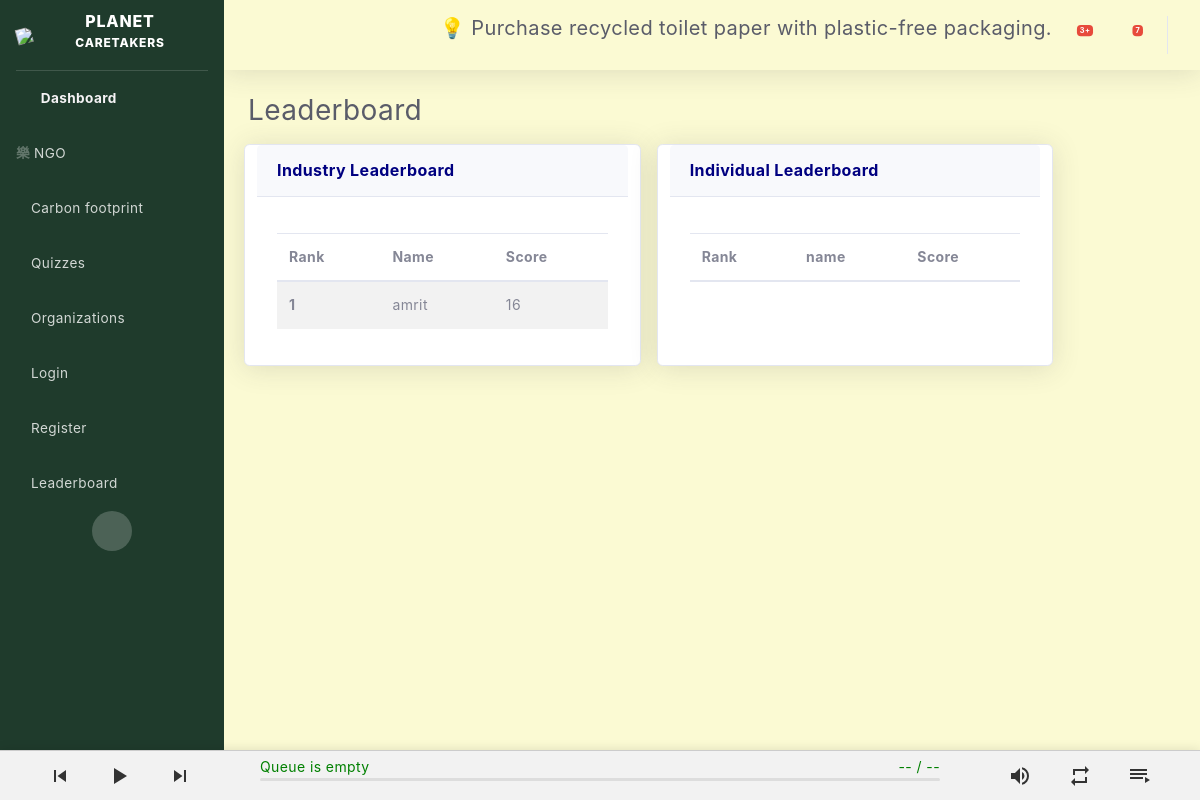
/leaderboard, run on an earlier commit of the app's database.
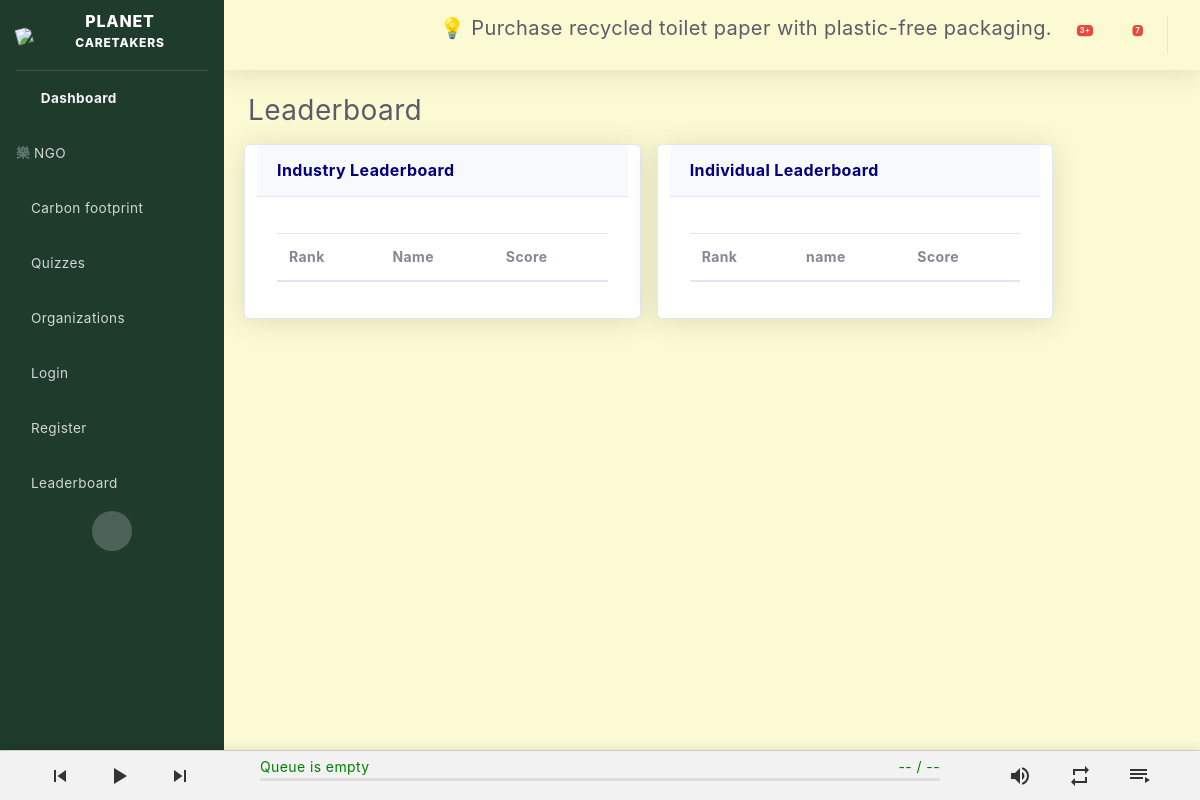
And on a later commit of the database.
### leaderboard/models.py (models this page shows)
class Indus_lb(models.Model):
    user                = models.OneToOneField(User, on_delete=models.CASCADE)
    score               = models.IntegerField()
    class Meta:
        ordering = ['-score']

### leaderboard/views.py (the view)
# urls.py: path('leaderboard',views.lb,name = "leader_board"),
def lb(request):
    indus  = Indus_lb.objects.all()
    indv   = Indv_lb.objects.all()
    context = {
        'indus':indus,
        "indv" :indv
    }
    return render(request,'leaderboard.html',context)

### main/templates/leaderboard.html (shortened to what this page needs)
{% extends 'base.html' %}
{% block content %}
        <div class="container-fluid">
          <h1 class="h3 mb-2 text-gray-800">Leaderboard</h1>
          <div class="row">
            <div class="col-5 m-2 card shadow mb-4">
              <div class="card-header py-3">
                <h6 class="m-0 font-weight-bold text-primary">Industry Leaderboard</h6>
              </div>
              <div class="card-body">
                <div class="table-responsive">
                  <table class="table table-striped" id="dataTable" width="100%" cellspacing="0">
                    <table class="table table-striped">
                      <thead>
                        <tr>
                          <th scope="col">Rank</th>
                          <th scope="col"> Name</th>
                          <th scope="col">Score </th>
                        </tr>
                      </thead>
                      <tbody>
                        {% for i in indus %}
                        <tr>
                          <th scope="row">{{ forloop.counter }}</th>
                          <td>{{ i.user }}</td>
                          <td>{{ i.score }}</td>
                        </tr>
                       {% endfor %}
                      </tbody>
                    </table>
                </div>
              </div>
            </div>
            <div class="col-5 m-2 card shadow mb-4">
              <div class="card-header py-3">
                <h6 class="m-0 font-weight-bold text-primary">Individual Leaderboard</h6>
              </div>
              <div class="card-body">
                <div class="table-responsive">
                  <table class="table table-striped" id="dataTable" width="100%" cellspacing="0">
                    <table class="table table-striped">
                      <thead>
                        <tr>
                          <th scope="col">Rank</th>
                          <th scope="col">name</th>
                          <th scope="col">Score</th>
                        </tr>
                      </thead>
                    </table>
                </div>
              </div>
            </div>
          </div>
      </div>
{% endblock content%}

### main/templates/base.html (shortened to what this page needs)
{% load static %}
<!DOCTYPE html>
<html lang="en">
<head>
  <link href="{% static 'vendor/fontawesome-free/css/all.min.css' %}" rel="stylesheet" type="text/css">
  <link href="{% static 'css/sb-admin-2.css' %}" rel="stylesheet">
  <link href="{% static 'css/temp.css' %}" rel="stylesheet">
  <link href="{% static 'css/podcast.min.css' %}" rel="stylesheet">
</head>
<body onload="tipFunction()" id="page-top">
  <div id="wrapper">
    <ul class="navbar-nav bg-gradient-primary sidebar sidebar-dark accordion" id="accordionSidebar">
      <a class="sidebar-brand d-flex align-items-center justify-content-center" href="{% url 'home' %}">
        <div class="sidebar-brand-icon rotate-n-15">
          <img src="{% static 'images/logo.png' %}"/>
        </div>
        <div class="sidebar-brand-text mx-3">Planet <sup>Caretakers</sup></div>
      </a>
      <hr class="sidebar-divider my-0">
      <li class="nav-item active">
        <a class="nav-link" href="{% url 'home' %}">
          <i class="fas fa-fw fa-tachometer-alt"></i>
          <span>Dashboard</span></a>
        </li>
        <li class="nav-item">
          <a class="nav-link" href="{% url 'ngos' %}">
            <i class="fas fa-hand-holding-medical"></i><span>NGO</span></a>
        </li>
        <li class="nav-item">
          <a class="nav-link" href="{% url 'carbon_footprint' %}">
            <i class="fas fa-shoe-prints"></i><span>Carbon footprint</span></a>
        </li>
      <li class="nav-item">
        <a class="nav-link" href="{% url 'quiz' %}">
        <i class="fas fa-book-reader"></i><span>Quizzes</span></a>
      </li>
      <li class="nav-item">
          <a class="nav-link" href="{% url 'orgs' %}">
            <i class="fas fa-industry"></i><span>Organizations</span></a>
      </li>
      {% if user.is_authenticated %}
      <li class="nav-item">
        <a class="nav-link" href="{% url 'Blogs:blog' %} ">
          <i class="fab fa-canadian-maple-leaf"></i><span>Nature Book</span></a>
      </li>
      <li class="nav-item">
        <a class="nav-link" href="{% url 'Blogs:create_post' %} "> <i class="fas fa-fw fa-chart-area"></i>
          <span>Add a Post</span></a>
         </i>
      </li>
      <li class="nav-item">
        <a class="nav-link" href="{% url 'logout' %} "> <i class="fas fa-fw fa-chart-area"></i>
          <span>logout</span></a>
         </i>
      </li>
      {% else %}
      <li class="nav-item">
        <a class="nav-link" href="{% url 'login' %}"><i class="fas fa-sign-in-alt"></i><span>Login</span></a>
      </li>
      <li class="nav-item">
        <a class="nav-link" href="{% url 'register' %}"><i class="fas fa-user-plus"></i><span>Register</span></a>
    </li>
   {% endif %}
      <li class="nav-item">
        <a class="nav-link" href="{% url 'leader_board' %}"><i class="fab fa-sketch"></i><span>Leaderboard</span></a>
      </li>
      <div class="text-center d-none d-md-inline">
        <button class="rounded-circle border-0" id="sidebarToggle"></button>
      </div>
    </ul>
    <div id="content-wrapper" class="d-flex flex-column">
      <div id="content">
        <nav class="navbar navbar-expand navbar-light bg-white topbar mb-4 static-top shadow">
          <ul class="navbar-nav ml-auto">
            <h5 class="h5 mt-3 mb-0 text-gray-800" id="tip">💡   </h5>
            <li class="nav-item dropdown no-arrow mx-1">
              <a class="nav-link dropdown-toggle" href="#" id="alertsDropdown" role="button" data-toggle="dropdown" aria-haspopup="true" aria-expanded="false">
                <i class="fas fa-bell fa-fw"></i>
                <span class="badge badge-danger badge-counter">3+</span>
              </a>
            </li>
            <li class="nav-item dropdown no-arrow mx-1">
              <a class="nav-link dropdown-toggle" href="#" id="messagesDropdown" role="button" data-toggle="dropdown" aria-haspopup="true" aria-expanded="false">
                <i class="fas fa-envelope fa-fw"></i>
                <span class="badge badge-danger badge-counter">7</span>
              </a>
            </li>
          </ul>
        </nav>
      {% block content %}{% endblock %}
      <footer class="sticky-footer bg-white">
        <div class="ap" id="ap">
          <div class="ap__inner">
              <div class="ap__item ap__item--playback">
                <button class="ap__controls ap__controls--prev">
                  <svg version="1.1" xmlns="http://www.w3.org/2000/svg" xmlns:xlink="http://www.w3.org/1999/xlink" fill="#333" width="24" height="24" viewBox="0 0 24 24">
                    <path d="M9.516 12l8.484-6v12zM6 6h2.016v12h-2.016v-12z"></path>
                  </svg>
                </button>
                <button class="ap__controls ap__controls--toggle">
                </button>
                <button class="ap__controls ap__controls--next">
                  <svg version="1.1" xmlns="http://www.w3.org/2000/svg" xmlns:xlink="http://www.w3.org/1999/xlink" fill="#333" width="24" height="24" viewBox="0 0 24 24">
                    <path d="M15.984 6h2.016v12h-2.016v-12zM6 18v-12l8.484 6z"></path>
                  </svg>
                </button>
              </div>
              <div class="ap__item ap__item--track">
                <div class="track">
                  <div class="track__title">Queue is empty</div>
                  <div class="track__time">
                    <span class="track__time--current">--</span>
                    <span> / </span>
                    <span class="track__time--duration">--</span>
                  </div>
                  <div class="progress-container">
                    <div class="progress">
                    </div>
                  </div>
                </div>
              </div>
              <div class="ap__item ap__item--settings">
                <div class="ap__controls volume-container">
                  <button class="volume-btn">
                  </button>
                </div>
                <button class="ap__controls ap__controls--repeat">
                  <svg version="1.1" xmlns="http://www.w3.org/2000/svg" xmlns:xlink="http://www.w3.org/1999/xlink" fill="#333" width="24" height="24" viewBox="0 0 24 24">
                    <path d="M17.016 17.016v-4.031h1.969v6h-12v3l-3.984-3.984 3.984-3.984v3h10.031zM6.984 6.984v4.031h-1.969v-6h12v-3l3.984 3.984-3.984 3.984v-3h-10.031z"></path>
                  </svg>
                </button>
                <button class="ap__controls ap__controls--playlist">
                </button>
              </div>
          </div>
        </div>
      </footer>
    </div>
  </div>
</body>
</html>

### main/static/css/temp.css (style rules this page uses)
body { height: 100%; }
#wrapper { display: flex; }
#wrapper #content-wrapper { background-color: #fbfad3; width: 100%; overflow-x: hidden; }
#wrapper #content-wrapper #content { flex: 1 0 auto; }
.container, .container-fluid { padding-left: 1.5rem; padding-right: 1.5rem; }
.topbar { height: 4.375rem; }
.topbar .nav-item .nav-link { height: 4.375rem; display: flex; align-items: center; padding: 0 0.75rem; }
.topbar .dropdown { position: static; }
.topbar.navbar-light .navbar-nav .nav-item .nav-link { color: #d1d3e2; }

What changed in the data, as far as the page shows it:
removed Indus_lb: user "amrit", score "16"
